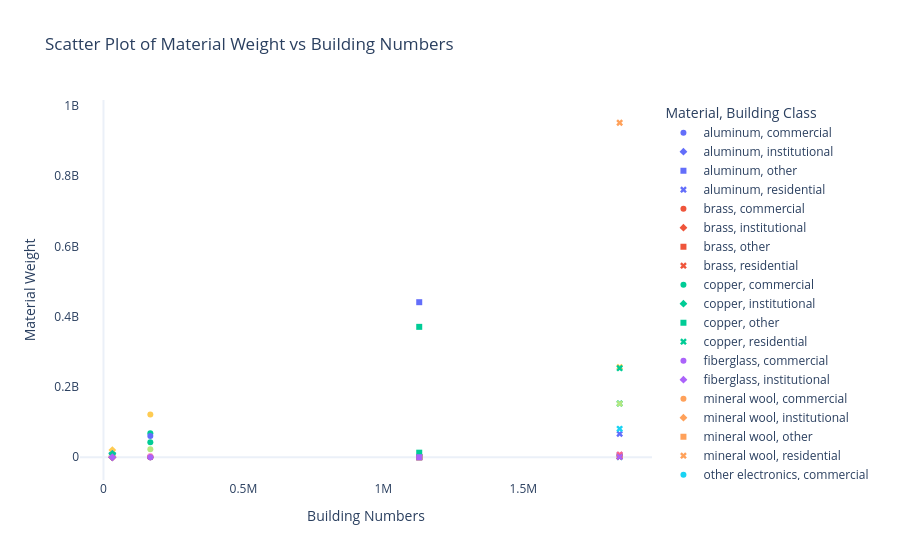

The notebook cell saved with this chart:
### Code cell
# read the final dataframe from csv
material_weight_sum = pd.read_csv('material_weight_sum_20250106.csv')

building_numbers = {
    'residential': 1844452,
    'other': 1128274,
    'commercial': 167447,
    'institutional': 31681
}

# Create DataFrame
df = material_weight_sum
# rename building class column
df = df.rename(columns={'building class': 'building_class'})
# Map building numbers to the DataFrame
df['building_numbers'] = df['building_class'].map(building_numbers)

import plotly.express as px

# Plotting with Plotly
fig = px.scatter(
    df,
    x='building_numbers',
    y='material_weight',
    color='material',
    symbol='building_class',
    # size='material_weight',
    labels={
        'building_numbers': 'Building Numbers',
        'material_weight': 'Material Weight',
        'material': 'Material',
        'building_class': 'Building Class'
    },
    title='Scatter Plot of Material Weight vs Building Numbers'
)

# template with white background and no gridlines
fig.update_layout(template='plotly_white', xaxis_showgrid=False, yaxis_showgrid=False)
fig.show()

### Figure 1 — Plotly figure (JSON) as saved in the notebook; plotly's stock layout.template omitted (floating-point values rounded to 4 significant figures)
{"data": [{"hovertemplate": "Material=aluminum<br>Building Class=commercial<br>Building Numbers=%{x}<br>Material Weight=%{y}<extra></extra>", "legendgroup": "aluminum, commercial", "marker": {"color": "#636efa", "symbol": "circle"}, "mode": "markers", "name": "aluminum, commercial", "orientation": "v", "showlegend": true, "type": "scatter", "x": [167447], "xaxis": "x", "y": [1162000.0], "yaxis": "y"}, {"hovertemplate": "Material=aluminum<br>Building Class=institutional<br>Building Numbers=%{x}<br>Material Weight=%{y}<extra></extra>", "legendgroup": "aluminum, institutional", "marker": {"color": "#636efa", "symbol": "diamond"}, "mode": "markers", "name": "aluminum, institutional", "orientation": "v", "showlegend": true, "type": "scatter", "x": [31681], "xaxis": "x", "y": [791700.0], "yaxis": "y"}, {"hovertemplate": "Material=aluminum<br>Building Class=other<br>Building Numbers=%{x}<br>Material Weight=%{y}<extra></extra>", "legendgroup": "aluminum, other", "marker": {"color": "#636efa", "symbol": "square"}, "mode": "markers", "name": "aluminum, other", "orientation": "v", "showlegend": true, "type": "scatter", "x": [1128274], "xaxis": "x", "y": [334300.0], "yaxis": "y"}, {"hovertemplate": "Material=aluminum<br>Building Class=residential<br>Building Numbers=%{x}<br>Material Weight=%{y}<extra></extra>", "legendgroup": "aluminum, residential", "marker": {"color": "#636efa", "symbol": "x"}, "mode": "markers", "name": "aluminum, residential", "orientation": "v", "showlegend": true, "type": "scatter", "x": [1844452], "xaxis": "x", "y": [6523000.0], "yaxis": "y"}, {"hovertemplate": "Material=brass<br>Building Class=commercial<br>Building Numbers=%{x}<br>Material Weight=%{y}<extra></extra>", "legendgroup": "brass, commercial", "marker": {"color": "#EF553B", "symbol": "circle"}, "mode": "markers", "name": "brass, commercial", "orientation": "v", "showlegend": true, "type": "scatter", "x": [167447], "xaxis": "x", "y": [162600.0], "yaxis": "y"}, {"hovertemplate": "Material=brass<br>Building Class=institutional<br>Building Numbers=%{x}<br>Material Weight=%{y}<extra></extra>", "legendgroup": "brass, institutional", "marker": {"color": "#EF553B", "symbol": "diamond"}, "mode": "markers", "name": "brass, institutional", "orientation": "v", "showlegend": true, "type": "scatter", "x": [31681], "xaxis": "x", "y": [57210.0], "yaxis": "y"}, {"hovertemplate": "Material=brass<br>Building Class=other<br>Building Numbers=%{x}<br>Material Weight=%{y}<extra></extra>", "legendgroup": "brass, other", "marker": {"color": "#EF553B", "symbol": "square"}, "mode": "markers", "name": "brass, other", "orientation": "v", "showlegend": true, "type": "scatter", "x": [1128274], "xaxis": "x", "y": [196900.0], "yaxis": "y"}, {"hovertemplate": "Material=brass<br>Building Class=residential<br>Building Numbers=%{x}<br>Material Weight=%{y}<extra></extra>", "legendgroup": "brass, residential", "marker": {"color": "#EF553B", "symbol": "x"}, "mode": "markers", "name": "brass, residential", "orientation": "v", "showlegend": true, "type": "scatter", "x": [1844452], "xaxis": "x", "y": [1532000.0], "yaxis": "y"}, {"hovertemplate": "Material=copper<br>Building Class=commercial<br>Building Numbers=%{x}<br>Material Weight=%{y}<extra></extra>", "legendgroup": "copper, commercial", "marker": {"color": "#00cc96", "symbol": "circle"}, "mode": "markers", "name": "copper, commercial", "orientation": "v", "showlegend": true, "type": "scatter", "x": [167447], "xaxis": "x", "y": [68110000.0], "yaxis": "y"}, {"hovertemplate": "Material=copper<br>Building Class=institutional<br>Building Numbers=%{x}<br>Material Weight=%{y}<extra></extra>", "legendgroup": "copper, institutional", "marker": {"color": "#00cc96", "symbol": "diamond"}, "mode": "markers", "name": "copper, institutional", "orientation": "v", "showlegend": true, "type": "scatter", "x": [31681], "xaxis": "x", "y": [11870000.0], "yaxis": "y"}, {"hovertemplate": "Material=copper<br>Building Class=other<br>Building Numbers=%{x}<br>Material Weight=%{y}<extra></extra>", "legendgroup": "copper, other", "marker": {"color": "#00cc96", "symbol": "square"}, "mode": "markers", "name": "copper, other", "orientation": "v", "showlegend": true, "type": "scatter", "x": [1128274], "xaxis": "x", "y": [370900000.0], "yaxis": "y"}, {"hovertemplate": "Material=copper<br>Building Class=residential<br>Building Numbers=%{x}<br>Material Weight=%{y}<extra></extra>", "legendgroup": "copper, residential", "marker": {"color": "#00cc96", "symbol": "x"}, "mode": "markers", "name": "copper, residential", "orientation": "v", "showlegend": true, "type": "scatter", "x": [1844452], "xaxis": "x", "y": [152800000.0], "yaxis": "y"}, {"hovertemplate": "Material=fiberglass<br>Building Class=commercial<br>Building Numbers=%{x}<br>Material Weight=%{y}<extra></extra>", "legendgroup": "fiberglass, commercial", "marker": {"color": "#ab63fa", "symbol": "circle"}, "mode": "markers", "name": "fiberglass, commercial", "orientation": "v", "showlegend": true, "type": "scatter", "x": [167447], "xaxis": "x", "y": [136000.0], "yaxis": "y"}, {"hovertemplate": "Material=fiberglass<br>Building Class=institutional<br>Building Numbers=%{x}<br>Material Weight=%{y}<extra></extra>", "legendgroup": "fiberglass, institutional", "marker": {"color": "#ab63fa", "symbol": "diamond"}, "mode": "markers", "name": "fiberglass, institutional", "orientation": "v", "showlegend": true, "type": "scatter", "x": [31681], "xaxis": "x", "y": [98670.0], "yaxis": "y"}, {"hovertemplate": "Material=mineral wool<br>Building Class=commercial<br>Building Numbers=%{x}<br>Material Weight=%{y}<extra></extra>", "legendgroup": "mineral wool, commercial", "marker": {"color": "#FFA15A", "symbol": "circle"}, "mode": "markers", "name": "mineral wool, commercial", "orientation": "v", "showlegend": true, "type": "scatter", "x": [167447], "xaxis": "x", "y": [2882000.0], "yaxis": "y"}, {"hovertemplate": "Material=mineral wool<br>Building Class=institutional<br>Building Numbers=%{x}<br>Material Weight=%{y}<extra></extra>", "legendgroup": "mineral wool, institutional", "marker": {"color": "#FFA15A", "symbol": "diamond"}, "mode": "markers", "name": "mineral wool, institutional", "orientation": "v", "showlegend": true, "type": "scatter", "x": [31681], "xaxis": "x", "y": [1201000.0], "yaxis": "y"}, {"hovertemplate": "Material=mineral wool<br>Building Class=other<br>Building Numbers=%{x}<br>Material Weight=%{y}<extra></extra>", "legendgroup": "mineral wool, other", "marker": {"color": "#FFA15A", "symbol": "square"}, "mode": "markers", "name": "mineral wool, other", "orientation": "v", "showlegend": true, "type": "scatter", "x": [1128274], "xaxis": "x", "y": [492300.0], "yaxis": "y"}, {"hovertemplate": "Material=mineral wool<br>Building Class=residential<br>Building Numbers=%{x}<br>Material Weight=%{y}<extra></extra>", "legendgroup": "mineral wool, residential", "marker": {"color": "#FFA15A", "symbol": "x"}, "mode": "markers", "name": "mineral wool, residential", "orientation": "v", "showlegend": true, "type": "scatter", "x": [1844452], "xaxis": "x", "y": [3829000.0], "yaxis": "y"}, {"hovertemplate": "Material=other electronics<br>Building Class=commercial<br>Building Numbers=%{x}<br>Material Weight=%{y}<extra></extra>", "legendgroup": "other electronics, commercial", "marker": {"color": "#19d3f3", "symbol": "circle"}, "mode": "markers", "name": "other electronics, commercial", "orientation": "v", "showlegend": true, "type": "scatter", "x": [167447], "xaxis": "x", "y": [81280.0], "yaxis": "y"}, {"hovertemplate": "Material=other electronics<br>Building Class=institutional<br>Building Numbers=%{x}<br>Material Weight=%{y}<extra></extra>", "legendgroup": "other electronics, institutional", "marker": {"color": "#19d3f3", "symbol": "diamond"}, "mode": "markers", "name": "other electronics, institutional", "orientation": "v", "showlegend": true, "type": "scatter", "x": [31681], "xaxis": "x", "y": [28610.0], "yaxis": "y"}, {"hovertemplate": "Material=other electronics<br>Building Class=other<br>Building Numbers=%{x}<br>Material Weight=%{y}<extra></extra>", "legendgroup": "other electronics, other", "marker": {"color": "#19d3f3", "symbol": "square"}, "mode": "markers", "name": "other electronics, other", "orientation": "v", "showlegend": true, "type": "scatter", "x": [1128274], "xaxis": "x", "y": [98450.0], "yaxis": "y"}, {"hovertemplate": "Material=other electronics<br>Building Class=residential<br>Building Numbers=%{x}<br>Material Weight=%{y}<extra></extra>", "legendgroup": "other electronics, residential", "marker": {"color": "#19d3f3", "symbol": "x"}, "mode": "markers", "name": "other electronics, residential", "orientation": "v", "showlegend": true, "type": "scatter", "x": [1844452], "xaxis": "x", "y": [765800.0], "yaxis": "y"}, {"hovertemplate": "Material=pex<br>Building Class=commercial<br>Building Numbers=%{x}<br>Material Weight=%{y}<extra></extra>", "legendgroup": "pex, commercial", "marker": {"color": "#FF6692", "symbol": "circle"}, "mode": "markers", "name": "pex, commercial", "orientation": "v", "showlegend": true, "type": "scatter", "x": [167447], "xaxis": "x", "y": [425200.0], "yaxis": "y"}, {"hovertemplate": "Material=pex<br>Building Class=institutional<br>Building Numbers=%{x}<br>Material Weight=%{y}<extra></extra>", "legendgroup": "pex, institutional", "marker": {"color": "#FF6692", "symbol": "diamond"}, "mode": "markers", "name": "pex, institutional", "orientation": "v", "showlegend": true, "type": "scatter", "x": [31681], "xaxis": "x", "y": [146600.0], "yaxis": "y"}, {"hovertemplate": "Material=pex<br>Building Class=other<br>Building Numbers=%{x}<br>Material Weight=%{y}<extra></extra>", "legendgroup": "pex, other", "marker": {"color": "#FF6692", "symbol": "square"}, "mode": "markers", "name": "pex, other", "orientation": "v", "showlegend": true, "type": "scatter", "x": [1128274], "xaxis": "x", "y": [378800.0], "yaxis": "y"}, {"hovertemplate": "Material=pex<br>Building Class=residential<br>Building Numbers=%{x}<br>Material Weight=%{y}<extra></extra>", "legendgroup": "pex, residential", "marker": {"color": "#FF6692", "symbol": "x"}, "mode": "markers", "name": "pex, residential", "orientation": "v", "showlegend": true, "type": "scatter", "x": [1844452], "xaxis": "x", "y": [7702000.0], "yaxis": "y"}, {"hovertemplate": "Material=plastic<br>Building Class=commercial<br>Building Numbers=%{x}<br>Material Weight=%{y}<extra></extra>", "legendgroup": "plastic, commercial", "marker": {"color": "#B6E880", "symbol": "circle"}, "mode": "markers", "name": "plastic, commercial", "orientation": "v", "showlegend": true, "type": "scatter", "x": [167447], "xaxis": "x", "y": [23100000.0], "yaxis": "y"}, {"hovertemplate": "Material=plastic<br>Building Class=institutional<br>Building Numbers=%{x}<br>Material Weight=%{y}<extra></extra>", "legendgroup": "plastic, institutional", "marker": {"color": "#B6E880", "symbol": "diamond"}, "mode": "markers", "name": "plastic, institutional", "orientation": "v", "showlegend": true, "type": "scatter", "x": [31681], "xaxis": "x", "y": [4983000.0], "yaxis": "y"}, {"hovertemplate": "Material=plastic<br>Building Class=other<br>Building Numbers=%{x}<br>Material Weight=%{y}<extra></extra>", "legendgroup": "plastic, other", "marker": {"color": "#B6E880", "symbol": "square"}, "mode": "markers", "name": "plastic, other", "orientation": "v", "showlegend": true, "type": "scatter", "x": [1128274], "xaxis": "x", "y": [560900.0], "yaxis": "y"}, {"hovertemplate": "Material=plastic<br>Building Class=residential<br>Building Numbers=%{x}<br>Material Weight=%{y}<extra></extra>", "legendgroup": "plastic, residential", "marker": {"color": "#B6E880", "symbol": "x"}, "mode": "markers", "name": "plastic, residential", "orientation": "v", "showlegend": true, "type": "scatter", "x": [1844452], "xaxis": "x", "y": [152600000.0], "yaxis": "y"}, {"hovertemplate": "Material=polyurethane foam<br>Building Class=commercial<br>Building Numbers=%{x}<br>Material Weight=%{y}<extra></extra>", "legendgroup": "polyurethane foam, commercial", "marker": {"color": "#FF97FF", "symbol": "circle"}, "mode": "markers", "name": "polyurethane foam, commercial", "orientation": "v", "showlegend": true, "type": "scatter", "x": [167447], "xaxis": "x", "y": [2607000.0], "yaxis": "y"}, {"hovertemplate": "Material=polyurethane foam<br>Building Class=institutional<br>Building Numbers=%{x}<br>Material Weight=%{y}<extra></extra>", "legendgroup": "polyurethane foam, institutional", "marker": {"color": "#FF97FF", "symbol": "diamond"}, "mode": "markers", "name": "polyurethane foam, institutional", "orientation": "v", "showlegend": true, "type": "scatter", "x": [31681], "xaxis": "x", "y": [1998000.0], "yaxis": "y"}, {"hovertemplate": "Material=porcelain<br>Building Class=commercial<br>Building Numbers=%{x}<br>Material Weight=%{y}<extra></extra>", "legendgroup": "porcelain, commercial", "marker": {"color": "#FECB52", "symbol": "circle"}, "mode": "markers", "name": "porcelain, commercial", "orientation": "v", "showlegend": true, "type": "scatter", "x": [167447], "xaxis": "x", "y": [121900000.0], "yaxis": "y"}, {"hovertemplate": "Material=porcelain<br>Building Class=institutional<br>Building Numbers=%{x}<br>Material Weight=%{y}<extra></extra>", "legendgroup": "porcelain, institutional", "marker": {"color": "#FECB52", "symbol": "diamond"}, "mode": "markers", "name": "porcelain, institutional", "orientation": "v", "showlegend": true, "type": "scatter", "x": [31681], "xaxis": "x", "y": [20550000.0], "yaxis": "y"}, {"hovertemplate": "Material=porcelain<br>Building Class=residential<br>Building Numbers=%{x}<br>Material Weight=%{y}<extra></extra>", "legendgroup": "porcelain, residential", "marker": {"color": "#FECB52", "symbol": "x"}, "mode": "markers", "name": "porcelain, residential", "orientation": "v", "showlegend": true, "type": "scatter", "x": [1844452], "xaxis": "x", "y": [256461006], "yaxis": "y"}, {"hovertemplate": "Material=pvc<br>Building Class=commercial<br>Building Numbers=%{x}<br>Material Weight=%{y}<extra></extra>", "legendgroup": "pvc, commercial", "marker": {"color": "#636efa", "symbol": "circle"}, "mode": "markers", "name": "pvc, commercial", "orientation": "v", "showlegend": true, "type": "scatter", "x": [167447], "xaxis": "x", "y": [60180000.0], "yaxis": "y"}, {"hovertemplate": "Material=pvc<br>Building Class=institutional<br>Building Numbers=%{x}<br>Material Weight=%{y}<extra></extra>", "legendgroup": "pvc, institutional", "marker": {"color": "#636efa", "symbol": "diamond"}, "mode": "markers", "name": "pvc, institutional", "orientation": "v", "showlegend": true, "type": "scatter", "x": [31681], "xaxis": "x", "y": [9791000.0], "yaxis": "y"}, {"hovertemplate": "Material=pvc<br>Building Class=other<br>Building Numbers=%{x}<br>Material Weight=%{y}<extra></extra>", "legendgroup": "pvc, other", "marker": {"color": "#636efa", "symbol": "square"}, "mode": "markers", "name": "pvc, other", "orientation": "v", "showlegend": true, "type": "scatter", "x": [1128274], "xaxis": "x", "y": [441100000.0], "yaxis": "y"}, {"hovertemplate": "Material=pvc<br>Building Class=residential<br>Building Numbers=%{x}<br>Material Weight=%{y}<extra></extra>", "legendgroup": "pvc, residential", "marker": {"color": "#636efa", "symbol": "x"}, "mode": "markers", "name": "pvc, residential", "orientation": "v", "showlegend": true, "type": "scatter", "x": [1844452], "xaxis": "x", "y": [66580000.0], "yaxis": "y"}, {"hovertemplate": "Material=refrigerant<br>Building Class=commercial<br>Building Numbers=%{x}<br>Material Weight=%{y}<extra></extra>", "legendgroup": "refrigerant, commercial", "marker": {"color": "#EF553B", "symbol": "circle"}, "mode": "markers", "name": "refrigerant, commercial", "orientation": "v", "showlegend": true, "type": "scatter", "x": [167447], "xaxis": "x", "y": [21170.0], "yaxis": "y"}, {"hovertemplate": "Material=refrigerant<br>Building Class=institutional<br>Building Numbers=%{x}<br>Material Weight=%{y}<extra></extra>", "legendgroup": "refrigerant, institutional", "marker": {"color": "#EF553B", "symbol": "diamond"}, "mode": "markers", "name": "refrigerant, institutional", "orientation": "v", "showlegend": true, "type": "scatter", "x": [31681], "xaxis": "x", "y": [9727.0], "yaxis": "y"}, {"hovertemplate": "Material=refrigerant<br>Building Class=other<br>Building Numbers=%{x}<br>Material Weight=%{y}<extra></extra>", "legendgroup": "refrigerant, other", "marker": {"color": "#EF553B", "symbol": "square"}, "mode": "markers", "name": "refrigerant, other", "orientation": "v", "showlegend": true, "type": "scatter", "x": [1128274], "xaxis": "x", "y": [34340.0], "yaxis": "y"}, {"hovertemplate": "Material=refrigerant<br>Building Class=residential<br>Building Numbers=%{x}<br>Material Weight=%{y}<extra></extra>", "legendgroup": "refrigerant, residential", "marker": {"color": "#EF553B", "symbol": "x"}, "mode": "markers", "name": "refrigerant, residential", "orientation": "v", "showlegend": true, "type": "scatter", "x": [1844452], "xaxis": "x", "y": [1248000.0], "yaxis": "y"}, {"hovertemplate": "Material=steel<br>Building Class=commercial<br>Building Numbers=%{x}<br>Material Weight=%{y}<extra></extra>", "legendgroup": "steel, commercial", "marker": {"color": "#00cc96", "symbol": "circle"}, "mode": "markers", "name": "steel, commercial", "orientation": "v", "showlegend": true, "type": "scatter", "x": [167447], "xaxis": "x", "y": [43000000.0], "yaxis": "y"}, {"hovertemplate": "Material=steel<br>Building Class=institutional<br>Building Numbers=%{x}<br>Material Weight=%{y}<extra></extra>", "legendgroup": "steel, institutional", "marker": {"color": "#00cc96", "symbol": "diamond"}, "mode": "markers", "name": "steel, institutional", "orientation": "v", "showlegend": true, "type": "scatter", "x": [31681], "xaxis": "x", "y": [9840000.0], "yaxis": "y"}, {"hovertemplate": "Material=steel<br>Building Class=other<br>Building Numbers=%{x}<br>Material Weight=%{y}<extra></extra>", "legendgroup": "steel, other", "marker": {"color": "#00cc96", "symbol": "square"}, "mode": "markers", "name": "steel, other", "orientation": "v", "showlegend": true, "type": "scatter", "x": [1128274], "xaxis": "x", "y": [13000000.0], "yaxis": "y"}, {"hovertemplate": "Material=steel<br>Building Class=residential<br>Building Numbers=%{x}<br>Material Weight=%{y}<extra></extra>", "legendgroup": "steel, residential", "marker": {"color": "#00cc96", "symbol": "x"}, "mode": "markers", "name": "steel, residential", "orientation": "v", "showlegend": true, "type": "scatter", "x": [1844452], "xaxis": "x", "y": [253300000.0], "yaxis": "y"}, {"hovertemplate": "Material=zinc coating<br>Building Class=commercial<br>Building Numbers=%{x}<br>Material Weight=%{y}<extra></extra>", "legendgroup": "zinc coating, commercial", "marker": {"color": "#ab63fa", "symbol": "circle"}, "mode": "markers", "name": "zinc coating, commercial", "orientation": "v", "showlegend": true, "type": "scatter", "x": [167447], "xaxis": "x", "y": [202400.0], "yaxis": "y"}, {"hovertemplate": "Material=zinc coating<br>Building Class=institutional<br>Building Numbers=%{x}<br>Material Weight=%{y}<extra></extra>", "legendgroup": "zinc coating, institutional", "marker": {"color": "#ab63fa", "symbol": "diamond"}, "mode": "markers", "name": "zinc coating, institutional", "orientation": "v", "showlegend": true, "type": "scatter", "x": [31681], "xaxis": "x", "y": [30930.0], "yaxis": "y"}, {"hovertemplate": "Material=zinc coating<br>Building Class=other<br>Building Numbers=%{x}<br>Material Weight=%{y}<extra></extra>", "legendgroup": "zinc coating, other", "marker": {"color": "#ab63fa", "symbol": "square"}, "mode": "markers", "name": "zinc coating, other", "orientation": "v", "showlegend": true, "type": "scatter", "x": [1128274], "xaxis": "x", "y": [54310.0], "yaxis": "y"}, {"hovertemplate": "Material=zinc coating<br>Building Class=residential<br>Building Numbers=%{x}<br>Material Weight=%{y}<extra></extra>", "legendgroup": "zinc coating, residential", "marker": {"color": "#ab63fa", "symbol": "x"}, "mode": "markers", "name": "zinc coating, residential", "orientation": "v", "showlegend": true, "type": "scatter", "x": [1844452], "xaxis": "x", "y": [1185000.0], "yaxis": "y"}, {"hovertemplate": "Material=acrylic<br>Building Class=residential<br>Building Numbers=%{x}<br>Material Weight=%{y}<extra></extra>", "legendgroup": "acrylic, residential", "marker": {"color": "#FFA15A", "symbol": "x"}, "mode": "markers", "name": "acrylic, residential", "orientation": "v", "showlegend": true, "type": "scatter", "x": [1844452], "xaxis": "x", "y": [951500000.0], "yaxis": "y"}, {"hovertemplate": "Material=cast iron<br>Building Class=residential<br>Building Numbers=%{x}<br>Material Weight=%{y}<extra></extra>", "legendgroup": "cast iron, residential", "marker": {"color": "#19d3f3", "symbol": "x"}, "mode": "markers", "name": "cast iron, residential", "orientation": "v", "showlegend": true, "type": "scatter", "x": [1844452], "xaxis": "x", "y": [80950000.0], "yaxis": "y"}], "layout": {"legend": {"title": {"text": "Material, Building Class"}, "tracegroupgap": 0}, "title": {"text": "Scatter Plot of Material Weight vs Building Numbers"}, "xaxis": {"anchor": "y", "domain": [0, 1], "showgrid": false, "title": {"text": "Building Numbers"}}, "yaxis": {"anchor": "x", "domain": [0, 1], "showgrid": false, "title": {"text": "Material Weight"}}}}
